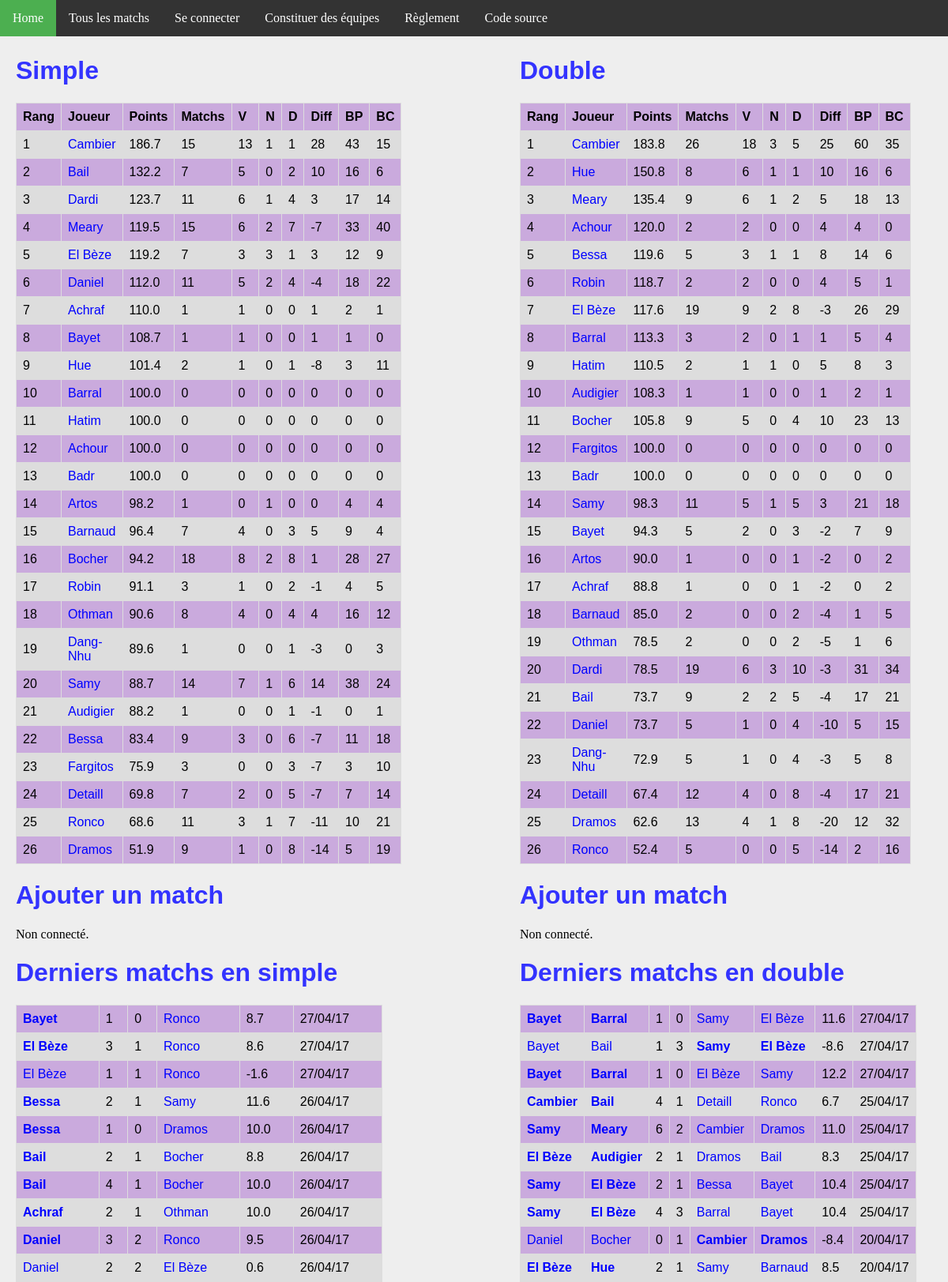
/, run on an earlier commit of the app's database.
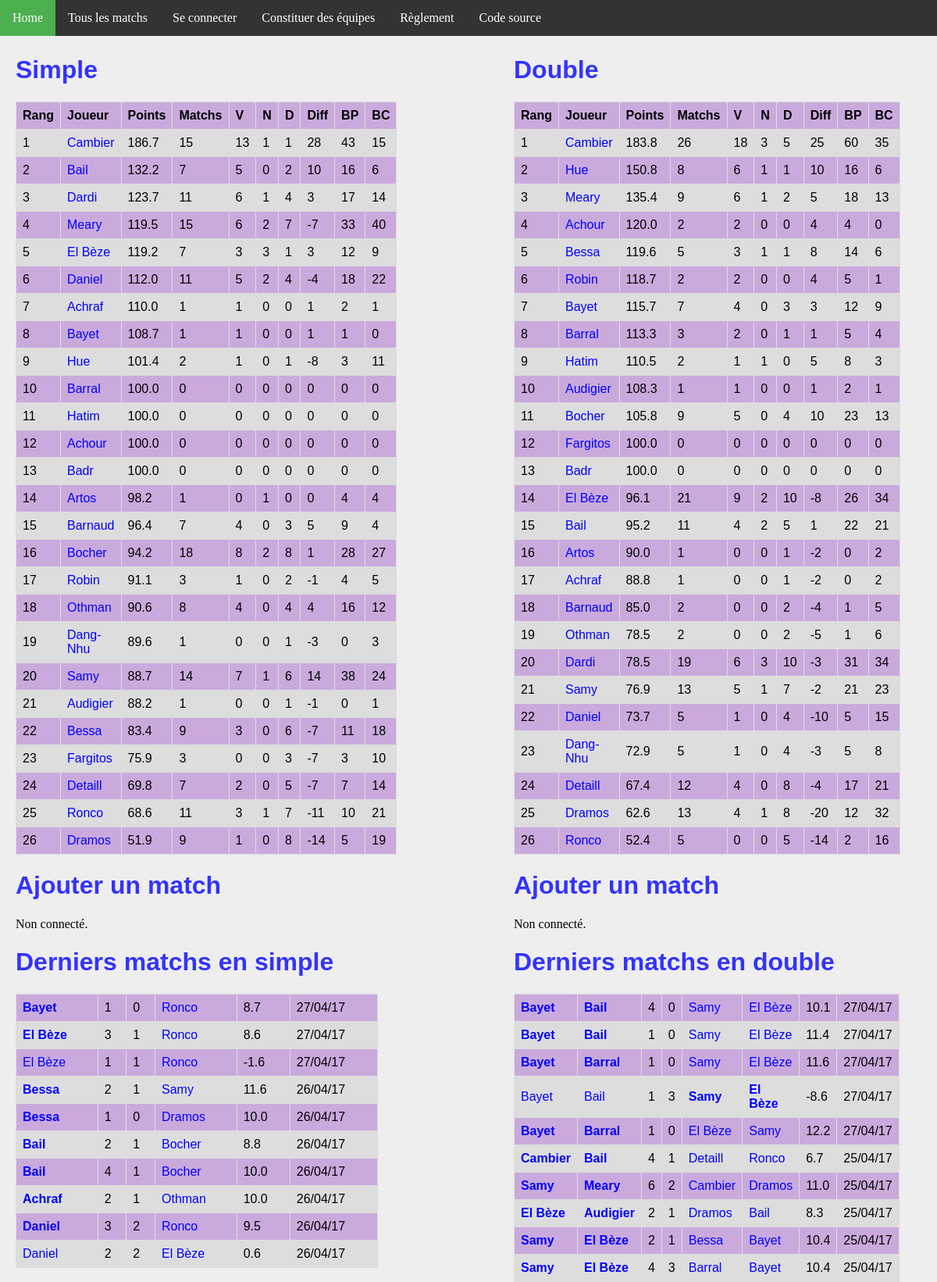
And on a later commit of the database.
### ranking/models.py (models this page shows, shortened)
class Joueur(models.Model):
    user = models.OneToOneField(User, on_delete=models.CASCADE)
    pseudo = models.CharField(max_length = 50, default="Pax lambda")
    simple_score = models.FloatField(default=100)
    simple_rang = models.IntegerField(default=0)
    simple_victoires = models.IntegerField(default=0)
    simple_nuls = models.IntegerField(default=0)
    simple_defaites = models.IntegerField(default=0)
    simple_buts_pour = models.IntegerField(default=0)
    simple_buts_contre = models.IntegerField(default=0)
    double_score = models.FloatField(default=100)
    double_rang = models.IntegerField(default=0)
    double_victoires = models.IntegerField(default=0)
    double_nuls = models.IntegerField(default=0)
    double_defaites = models.IntegerField(default=0)
    double_buts_pour = models.IntegerField(default=0)
    double_buts_contre = models.IntegerField(default=0)
    @property
    def simple_matchs(self):
        return self.simple_nuls + self.simple_victoires + self.simple_defaites
    @property
    def double_matchs(self):
        return self.double_nuls + self.double_victoires + self.double_defaites
    @property
    def simple_diff(self):
        return self.simple_buts_pour - self.simple_buts_contre
    @property
    def double_diff(self):
        return self.double_buts_pour - self.double_buts_contre

class MatchSimple(models.Model):
    domicile = models.ForeignKey('Joueur', related_name = 'dom')
    exterieur = models.ForeignKey('Joueur', related_name = 'exte')
    date = models.DateTimeField(auto_now_add=True)
    buts_domicile = models.IntegerField(default=0)
    buts_exterieur = models.IntegerField(default=0)
    points = models.FloatField(default=0)
    @property
    def winner(self):
        if self.buts_domicile > self.buts_exterieur:
            return 1.
        elif self.buts_domicile < self.buts_exterieur:
            return 0.
        else:
            return 0.5

class MatchDouble(models.Model):
    domicile_1 = models.ForeignKey('Joueur', related_name = 'dom1')
    domicile_2 = models.ForeignKey('Joueur', related_name = 'dom2')
    exterieur_1 = models.ForeignKey('Joueur', related_name = 'exte1')
    exterieur_2 = models.ForeignKey('Joueur', related_name = 'exte2')
    date = models.DateTimeField(auto_now_add=True)
    buts_domicile = models.IntegerField(default=0)
    buts_exterieur = models.IntegerField(default=0)
    points = models.FloatField(default=0)
    @property
    def winner(self):
        if self.buts_domicile > self.buts_exterieur:
            return 1.
        elif self.buts_domicile < self.buts_exterieur:
            return 0.
        else:
            return 0.5

### ranking/views.py (the view)
# urls.py: url(r'^$', views.index, name='index'),
def index(request):
    n_matchs = 10
    context = {
        'simple_ranking': Joueur.objects.order_by('simple_rang').all(),
        'double_ranking': Joueur.objects.order_by('double_rang').all(),
        'simple_matchs': MatchSimple.objects.order_by('-date').all()[:n_matchs],
        'double_matchs': MatchDouble.objects.order_by('-date').all()[:n_matchs],
    }
    return render(request, 'index.html', context)

### ranking/templatetags/app_filter.py (called while the page is built)
@register.filter(name='decimal')
def decimal(x):
    return '{0:.1f}'.format(x)

### ranking/templates/index.html (shortened to what the changed rows need)
{% extends 'base.html' %}
{% block body %}
{% load app_filter %}
<div id="column1" style="float:left; margin:0; width:40%;">
    <h1>Simple</h1>
    <table>
        <tr>
            <th>Rang</th>
            <th>Joueur</th>
            <th>Points</th>
            <th>Matchs</th>
            <th>V</th>
            <th>N</th>
            <th>D</th>
            <th>Diff</th>
            <th>BP</th>
            <th>BC</th>
        </tr>
        {% for j in simple_ranking %}
        <tr>
            <td>{{ j.simple_rang }}</td>
            <td><a class='joueur' href="{% url 'joueur' j.id %}">{{j.pseudo}}</a></td>
            <td>{{j.simple_score|decimal}}</td>
            <td>{{j.simple_matchs}}</td>
            <td>{{j.simple_victoires}}</td>
            <td>{{j.simple_nuls}}</td>
            <td>{{j.simple_defaites}}</td>
            <td>{{j.simple_diff}}</td>
            <td>{{j.simple_buts_pour}}</td>
            <td>{{j.simple_buts_contre}}</td>
        </tr>
        {% endfor %}
    </table>
    <h1>Ajouter un match</h1>
    <h1>Derniers matchs en simple</h1>
    <table>
        {% for m in simple_matchs %}
        <tr>
            <td {% if m.winner == 1 %} style='font-weight:bold'{% endif %} >
                <a class="joueur" href="{% url 'joueur' m.domicile.id %}">{{m.domicile.pseudo}}</a>
            </td>
            <td>{{m.buts_domicile}}</td>
            <td>{{m.buts_exterieur}}</td>
            <td {% if m.winner == 0 %} style='font-weight:bold'{% endif %} >
                <a class='joueur' href="{% url 'joueur' m.exterieur.id %}">{{m.exterieur.pseudo}}</a>
            </td>
            <td>{{m.points|decimal}}</td>
            <td>{{m.date | date:'d/m/y'}}</td>
        </tr>
        {% endfor %}
    </table>
</div>
<div id="column2" style="float:left; margin-left:15%;width:40%;">
<h1>Double</h1>
<table>
    <tr>
        <th>Rang</th>
        <th>Joueur</th>
        <th>Points</th>
        <th>Matchs</th>
        <th>V</th>
        <th>N</th>
        <th>D</th>
        <th>Diff</th>
        <th>BP</th>
        <th>BC</th>
    </tr>
    {% for j in double_ranking %}
    <tr>
        <td>{{ j.double_rang }}</td>
        <td><a class='joueur' href="{% url 'joueur' j.id %}">{{j.pseudo}}</a></td>
        <td>{{j.double_score|decimal}}</td>
        <td>{{j.double_matchs}}</td>
        <td>{{j.double_victoires}}</td>
        <td>{{j.double_nuls}}</td>
        <td>{{j.double_defaites}}</td>
        <td>{{j.double_diff}}</td>
        <td>{{j.double_buts_pour}}</td>
        <td>{{j.double_buts_contre}}</td>
    </tr>
    {% endfor %}
    </table>
    <h1>Ajouter un match</h1>
    <h1>Derniers matchs en double</h1>
    <table>
        {% for m in double_matchs %}
        <tr>
            <td {% if m.winner == 1 %} style='font-weight:bold'{% endif %} >
                <a class="joueur" href="{% url 'joueur' m.domicile_1.id %}">{{m.domicile_1.pseudo}}</a>
            </td>
            <td {% if m.winner == 1 %} style='font-weight:bold'{% endif %} >
                <a class="joueur" href="{% url 'joueur' m.domicile_2.id %}">{{m.domicile_2.pseudo}}</a>
            </td>
            <td>{{m.buts_domicile}}</td>
            <td>{{m.buts_exterieur}}</td>
            <td {% if m.winner == 0 %} style='font-weight:bold'{% endif %} >
                <a class='joueur' href="{% url 'joueur' m.exterieur_1.id %}">{{m.exterieur_1.pseudo}}</a>
            </td>
            <td {% if m.winner == 0 %} style='font-weight:bold'{% endif %} >
                <a class='joueur' href="{% url 'joueur' m.exterieur_2.id %}">{{m.exterieur_2.pseudo}}</a>
            </td>
            <td>{{m.points|decimal}}</td>
            <td>{{m.date | date:'d/m/y'}}</td>
        </tr>
        {% endfor %}
    </table>
    </div>
{% endblock %}

What changed in the data, as far as the page shows it:
no longer on this page (row unchanged): MatchDouble: domicile_1.pseudo "Daniel", domicile_2.pseudo "Bocher", buts_domicile "0", buts_exterieur "1", exterieur_1.pseudo "Cambier", exterieur_2.pseudo "Dramos", points|decimal "-8.4", date "20/04/17"
no longer on this page (row unchanged): MatchDouble: domicile_1.pseudo "El Bèze", domicile_2.pseudo "Hue", buts_domicile "2", buts_exterieur "1", exterieur_1.pseudo "Samy", exterieur_2.pseudo "Barnaud", points|decimal "8.5", date "20/04/17"
changed Joueur "Bail": double_rang "21" → "15"; double_score|decimal "73.7" → "95.2"; double_matchs "9" → "11"; double_victoires "2" → "4"; double_diff "-4" → "1"; double_buts_pour "17" → "22"; moves up the list
changed Joueur "El Bèze": double_rang "7" → "14"; double_score|decimal "117.6" → "96.1"; double_matchs "19" → "21"; double_defaites "8" → "10"; double_diff "-3" → "-8"; double_buts_contre "29" → "34"; moves down the list
changed Joueur "Bayet": double_rang "15" → "7"; double_score|decimal "94.3" → "115.7"; double_matchs "5" → "7"; double_victoires "2" → "4"; double_diff "-2" → "3"; double_buts_pour "7" → "12"; moves up the list
changed Joueur "Samy": double_rang "14" → "21"; double_score|decimal "98.3" → "76.9"; double_matchs "11" → "13"; double_defaites "5" → "7"; double_diff "3" → "-2"; double_buts_contre "18" → "23"; moves down the list
added MatchDouble: domicile_1.pseudo "Bayet", domicile_2.pseudo "Bail", buts_domicile "4", buts_exterieur "0", exterieur_1.pseudo "Samy", exterieur_2.pseudo "El Bèze", points|decimal "10.1", date "27/04/17"
added MatchDouble: domicile_1.pseudo "Bayet", domicile_2.pseudo "Bail", buts_domicile "1", buts_exterieur "0", exterieur_1.pseudo "Samy", exterieur_2.pseudo "El Bèze", points|decimal "11.4", date "27/04/17"
